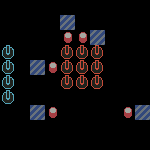

Below is a game level as drawn by its tile map, then a one-line description and the .tmx file that defines it, in full:
An orthogonal 10x10 tile map with 15x15 px tiles, 1 tile layer (Layer2).

<map version="1.2" tiledversion="1.2.4" orientation="orthogonal" renderorder="right-down" width="10" height="10" tilewidth="15" tileheight="15" infinite="0" nextlayerid="3" nextobjectid="7">
 <tileset firstgid="1" source="tileset.tsx" />
 <layer id="1" name="Layer2" width="10" height="10">
  <data encoding="csv">
0,0,0,0,0,0,0,0,0,0,
0,0,0,0,4,0,0,0,0,0,
0,0,0,0,7,7,4,0,0,0,
6,0,0,0,2147483653,2147483653,2147483653,0,0,0,
6,0,4,7,2147483653,2147483653,2147483653,0,0,0,
6,0,0,0,2147483653,2147483653,2147483653,0,0,0,
6,0,0,0,0,0,0,0,0,0,
0,0,4,7,0,0,0,0,7,4,
0,0,0,0,0,0,0,0,0,0,
0,0,0,0,0,0,0,0,0,0
</data>
 </layer>
 <objectgroup id="2" name="Entity" />
</map>
